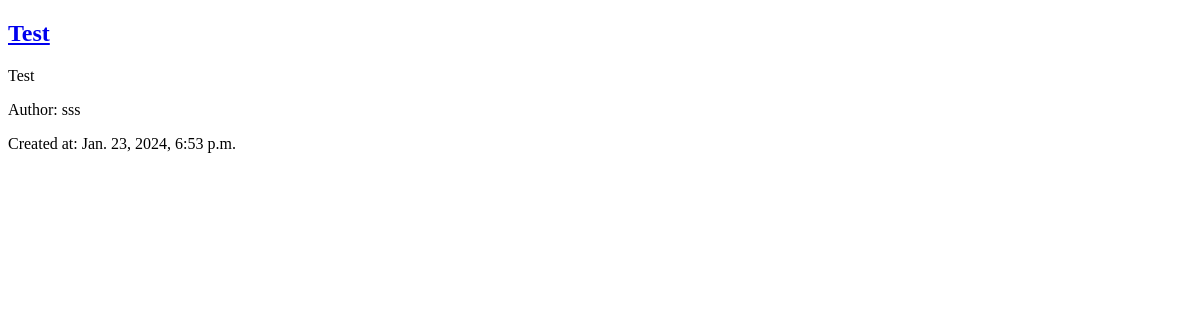
Before: / with the older database file.
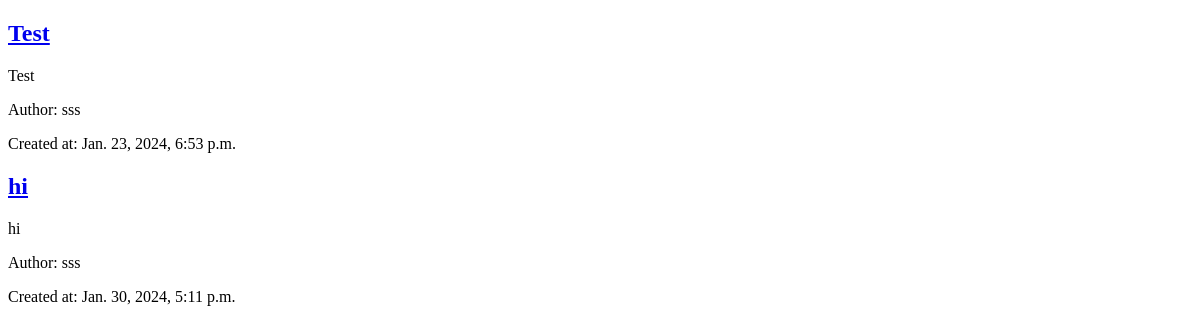
After: the same page with the newer database file.
### posts/models.py (models this page shows)
class Post(models.Model):
    title = models.CharField(max_length=255)
    content = models.TextField()
    author = models.ForeignKey(User, on_delete=models.CASCADE)
    created_at = models.DateTimeField(auto_now_add=True)

### posts/views.py (the view)
# urls.py: path('', post_list, name='post_list'),
def post_list(request):
    posts = Post.objects.all()
    return render(request, 'posts/post_list.html', {'posts': posts})

### posts/templates/posts/post_list.html (shortened to what this page needs)
<!DOCTYPE html>
<html lang="en">
<head>
{% load static %}
    <link rel="stylesheet" href="{% static 'posts/styles.css' %}">
</head>
<body>
{% for post in posts %}
    <h2><a href="{% url 'post_detail' pk=post.pk %}">{{ post.title }}</a></h2>
    <p>{{ post.content }}</p>
    <p>Author: {{ post.author.username }}</p>
    <p>Created at: {{ post.created_at }}</p>
{% endfor %}
</body>
</html>

Changed rows visible on the page:
added Post: title "hi", content "hi", author.username "sss", created_at "Jan. 30, 2024, 5:11 p.m."
